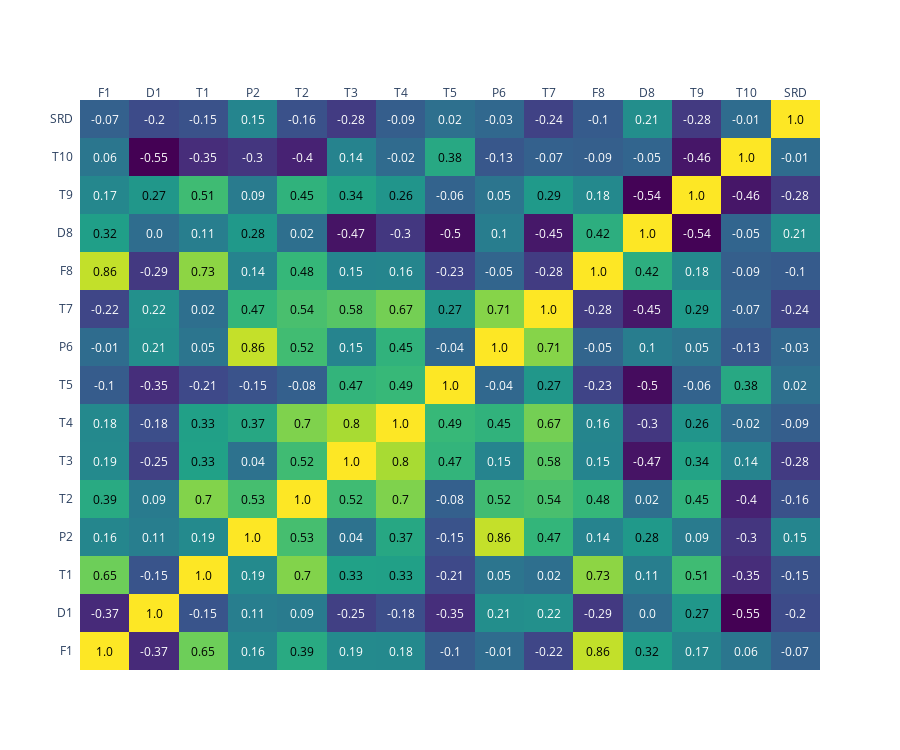

Source (notebook cell):
### Code cell
srd_df = new_df.drop(["P3", "P4", "P10", "T8"], axis=1)
srd_df["SRD"] = 3.6 * srd_df["U7"] / srd_df["F10"]
srd_df = srd_df.drop(["U7", "F10"], axis=1)

if not os.path.exists("../data/processed/SRD_Lysekil.pkl"):
    srd_df.to_pickle("../data/processed/SRD_Lysekil.pkl")

pearson = srd_df.iloc[:, 1:].corr(method="pearson")
visualize.make_heatmap(pearson)

### Figure 1 — Plotly figure (JSON) as saved in the notebook; plotly's stock layout.template omitted (floating-point values rounded to 4 significant figures; data arrays with more than 128 entries replaced by an {"elided": "..."} marker saying what was removed)
{"data": [{"colorscale": [[0, "#440154"], [0.1111, "#482878"], [0.2222, "#3e4989"], [0.3333, "#31688e"], [0.4444, "#26828e"], [0.5556, "#1f9e89"], [0.6667, "#35b779"], [0.7778, "#6ece58"], [0.8889, "#b5de2b"], [1, "#fde725"]], "reversescale": false, "showscale": false, "type": "heatmap", "x": ["F1", "D1", "T1", "P2", "T2", "T3", "T4", "T5", "P6", "T7", "F8", "D8", "T9", "T10", "SRD"], "y": ["F1", "D1", "T1", "P2", "T2", "T3", "T4", "T5", "P6", "T7", "F8", "D8", "T9", "T10", "SRD"], "z": {"elided": "15x15 float values"}}], "layout": {"annotations": [{"font": {"color": "#000000"}, "showarrow": false, "text": "1.0", "x": "F1", "xref": "x", "y": "F1", "yref": "y"}, {"font": {"color": "#FFFFFF"}, "showarrow": false, "text": "-0.37", "x": "D1", "xref": "x", "y": "F1", "yref": "y"}, {"font": {"color": "#000000"}, "showarrow": false, "text": "0.65", "x": "T1", "xref": "x", "y": "F1", "yref": "y"}, {"font": {"color": "#FFFFFF"}, "showarrow": false, "text": "0.16", "x": "P2", "xref": "x", "y": "F1", "yref": "y"}, {"font": {"color": "#000000"}, "showarrow": false, "text": "0.39", "x": "T2", "xref": "x", "y": "F1", "yref": "y"}, {"font": {"color": "#FFFFFF"}, "showarrow": false, "text": "0.19", "x": "T3", "xref": "x", "y": "F1", "yref": "y"}, {"font": {"color": "#FFFFFF"}, "showarrow": false, "text": "0.18", "x": "T4", "xref": "x", "y": "F1", "yref": "y"}, {"font": {"color": "#FFFFFF"}, "showarrow": false, "text": "-0.1", "x": "T5", "xref": "x", "y": "F1", "yref": "y"}, {"font": {"color": "#FFFFFF"}, "showarrow": false, "text": "-0.01", "x": "P6", "xref": "x", "y": "F1", "yref": "y"}, {"font": {"color": "#FFFFFF"}, "showarrow": false, "text": "-0.22", "x": "T7", "xref": "x", "y": "F1", "yref": "y"}, {"font": {"color": "#000000"}, "showarrow": false, "text": "0.86", "x": "F8", "xref": "x", "y": "F1", "yref": "y"}, {"font": {"color": "#000000"}, "showarrow": false, "text": "0.32", "x": "D8", "xref": "x", "y": "F1", "yref": "y"}, {"font": {"color": "#FFFFFF"}, "showarrow": false, "text": "0.17", "x": "T9", "xref": "x", "y": "F1", "yref": "y"}, {"font": {"color": "#FFFFFF"}, "showarrow": false, "text": "0.06", "x": "T10", "xref": "x", "y": "F1", "yref": "y"}, {"font": {"color": "#FFFFFF"}, "showarrow": false, "text": "-0.07", "x": "SRD", "xref": "x", "y": "F1", "yref": "y"}, {"font": {"color": "#FFFFFF"}, "showarrow": false, "text": "-0.37", "x": "F1", "xref": "x", "y": "D1", "yref": "y"}, {"font": {"color": "#000000"}, "showarrow": false, "text": "1.0", "x": "D1", "xref": "x", "y": "D1", "yref": "y"}, {"font": {"color": "#FFFFFF"}, "showarrow": false, "text": "-0.15", "x": "T1", "xref": "x", "y": "D1", "yref": "y"}, {"font": {"color": "#FFFFFF"}, "showarrow": false, "text": "0.11", "x": "P2", "xref": "x", "y": "D1", "yref": "y"}, {"font": {"color": "#FFFFFF"}, "showarrow": false, "text": "0.09", "x": "T2", "xref": "x", "y": "D1", "yref": "y"}, {"font": {"color": "#FFFFFF"}, "showarrow": false, "text": "-0.25", "x": "T3", "xref": "x", "y": "D1", "yref": "y"}, {"font": {"color": "#FFFFFF"}, "showarrow": false, "text": "-0.18", "x": "T4", "xref": "x", "y": "D1", "yref": "y"}, {"font": {"color": "#FFFFFF"}, "showarrow": false, "text": "-0.35", "x": "T5", "xref": "x", "y": "D1", "yref": "y"}, {"font": {"color": "#FFFFFF"}, "showarrow": false, "text": "0.21", "x": "P6", "xref": "x", "y": "D1", "yref": "y"}, {"font": {"color": "#FFFFFF"}, "showarrow": false, "text": "0.22", "x": "T7", "xref": "x", "y": "D1", "yref": "y"}, {"font": {"color": "#FFFFFF"}, "showarrow": false, "text": "-0.29", "x": "F8", "xref": "x", "y": "D1", "yref": "y"}, {"font": {"color": "#FFFFFF"}, "showarrow": false, "text": "0.0", "x": "D8", "xref": "x", "y": "D1", "yref": "y"}, {"font": {"color": "#000000"}, "showarrow": false, "text": "0.27", "x": "T9", "xref": "x", "y": "D1", "yref": "y"}, {"font": {"color": "#FFFFFF"}, "showarrow": false, "text": "-0.55", "x": "T10", "xref": "x", "y": "D1", "yref": "y"}, {"font": {"color": "#FFFFFF"}, "showarrow": false, "text": "-0.2", "x": "SRD", "xref": "x", "y": "D1", "yref": "y"}, {"font": {"color": "#000000"}, "showarrow": false, "text": "0.65", "x": "F1", "xref": "x", "y": "T1", "yref": "y"}, {"font": {"color": "#FFFFFF"}, "showarrow": false, "text": "-0.15", "x": "D1", "xref": "x", "y": "T1", "yref": "y"}, {"font": {"color": "#000000"}, "showarrow": false, "text": "1.0", "x": "T1", "xref": "x", "y": "T1", "yref": "y"}, {"font": {"color": "#FFFFFF"}, "showarrow": false, "text": "0.19", "x": "P2", "xref": "x", "y": "T1", "yref": "y"}, {"font": {"color": "#000000"}, "showarrow": false, "text": "0.7", "x": "T2", "xref": "x", "y": "T1", "yref": "y"}, {"font": {"color": "#000000"}, "showarrow": false, "text": "0.33", "x": "T3", "xref": "x", "y": "T1", "yref": "y"}, {"font": {"color": "#000000"}, "showarrow": false, "text": "0.33", "x": "T4", "xref": "x", "y": "T1", "yref": "y"}, {"font": {"color": "#FFFFFF"}, "showarrow": false, "text": "-0.21", "x": "T5", "xref": "x", "y": "T1", "yref": "y"}, {"font": {"color": "#FFFFFF"}, "showarrow": false, "text": "0.05", "x": "P6", "xref": "x", "y": "T1", "yref": "y"}, {"font": {"color": "#FFFFFF"}, "showarrow": false, "text": "0.02", "x": "T7", "xref": "x", "y": "T1", "yref": "y"}, {"font": {"color": "#000000"}, "showarrow": false, "text": "0.73", "x": "F8", "xref": "x", "y": "T1", "yref": "y"}, {"font": {"color": "#FFFFFF"}, "showarrow": false, "text": "0.11", "x": "D8", "xref": "x", "y": "T1", "yref": "y"}, {"font": {"color": "#000000"}, "showarrow": false, "text": "0.51", "x": "T9", "xref": "x", "y": "T1", "yref": "y"}, {"font": {"color": "#FFFFFF"}, "showarrow": false, "text": "-0.35", "x": "T10", "xref": "x", "y": "T1", "yref": "y"}, {"font": {"color": "#FFFFFF"}, "showarrow": false, "text": "-0.15", "x": "SRD", "xref": "x", "y": "T1", "yref": "y"}, {"font": {"color": "#FFFFFF"}, "showarrow": false, "text": "0.16", "x": "F1", "xref": "x", "y": "P2", "yref": "y"}, {"font": {"color": "#FFFFFF"}, "showarrow": false, "text": "0.11", "x": "D1", "xref": "x", "y": "P2", "yref": "y"}, {"font": {"color": "#FFFFFF"}, "showarrow": false, "text": "0.19", "x": "T1", "xref": "x", "y": "P2", "yref": "y"}, {"font": {"color": "#000000"}, "showarrow": false, "text": "1.0", "x": "P2", "xref": "x", "y": "P2", "yref": "y"}, {"font": {"color": "#000000"}, "showarrow": false, "text": "0.53", "x": "T2", "xref": "x", "y": "P2", "yref": "y"}, {"font": {"color": "#FFFFFF"}, "showarrow": false, "text": "0.04", "x": "T3", "xref": "x", "y": "P2", "yref": "y"}, {"font": {"color": "#000000"}, "showarrow": false, "text": "0.37", "x": "T4", "xref": "x", "y": "P2", "yref": "y"}, {"font": {"color": "#FFFFFF"}, "showarrow": false, "text": "-0.15", "x": "T5", "xref": "x", "y": "P2", "yref": "y"}, {"font": {"color": "#000000"}, "showarrow": false, "text": "0.86", "x": "P6", "xref": "x", "y": "P2", "yref": "y"}, {"font": {"color": "#000000"}, "showarrow": false, "text": "0.47", "x": "T7", "xref": "x", "y": "P2", "yref": "y"}, {"font": {"color": "#FFFFFF"}, "showarrow": false, "text": "0.14", "x": "F8", "xref": "x", "y": "P2", "yref": "y"}, {"font": {"color": "#000000"}, "showarrow": false, "text": "0.28", "x": "D8", "xref": "x", "y": "P2", "yref": "y"}, {"font": {"color": "#FFFFFF"}, "showarrow": false, "text": "0.09", "x": "T9", "xref": "x", "y": "P2", "yref": "y"}, {"font": {"color": "#FFFFFF"}, "showarrow": false, "text": "-0.3", "x": "T10", "xref": "x", "y": "P2", "yref": "y"}, {"font": {"color": "#FFFFFF"}, "showarrow": false, "text": "0.15", "x": "SRD", "xref": "x", "y": "P2", "yref": "y"}, {"font": {"color": "#000000"}, "showarrow": false, "text": "0.39", "x": "F1", "xref": "x", "y": "T2", "yref": "y"}, {"font": {"color": "#FFFFFF"}, "showarrow": false, "text": "0.09", "x": "D1", "xref": "x", "y": "T2", "yref": "y"}, {"font": {"color": "#000000"}, "showarrow": false, "text": "0.7", "x": "T1", "xref": "x", "y": "T2", "yref": "y"}, {"font": {"color": "#000000"}, "showarrow": false, "text": "0.53", "x": "P2", "xref": "x", "y": "T2", "yref": "y"}, {"font": {"color": "#000000"}, "showarrow": false, "text": "1.0", "x": "T2", "xref": "x", "y": "T2", "yref": "y"}, {"font": {"color": "#000000"}, "showarrow": false, "text": "0.52", "x": "T3", "xref": "x", "y": "T2", "yref": "y"}, {"font": {"color": "#000000"}, "showarrow": false, "text": "0.7", "x": "T4", "xref": "x", "y": "T2", "yref": "y"}, {"font": {"color": "#FFFFFF"}, "showarrow": false, "text": "-0.08", "x": "T5", "xref": "x", "y": "T2", "yref": "y"}, {"font": {"color": "#000000"}, "showarrow": false, "text": "0.52", "x": "P6", "xref": "x", "y": "T2", "yref": "y"}, {"font": {"color": "#000000"}, "showarrow": false, "text": "0.54", "x": "T7", "xref": "x", "y": "T2", "yref": "y"}, {"font": {"color": "#000000"}, "showarrow": false, "text": "0.48", "x": "F8", "xref": "x", "y": "T2", "yref": "y"}, {"font": {"color": "#FFFFFF"}, "showarrow": false, "text": "0.02", "x": "D8", "xref": "x", "y": "T2", "yref": "y"}, {"font": {"color": "#000000"}, "showarrow": false, "text": "0.45", "x": "T9", "xref": "x", "y": "T2", "yref": "y"}, {"font": {"color": "#FFFFFF"}, "showarrow": false, "text": "-0.4", "x": "T10", "xref": "x", "y": "T2", "yref": "y"}, {"font": {"color": "#FFFFFF"}, "showarrow": false, "text": "-0.16", "x": "SRD", "xref": "x", "y": "T2", "yref": "y"}, {"font": {"color": "#FFFFFF"}, "showarrow": false, "text": "0.19", "x": "F1", "xref": "x", "y": "T3", "yref": "y"}, {"font": {"color": "#FFFFFF"}, "showarrow": false, "text": "-0.25", "x": "D1", "xref": "x", "y": "T3", "yref": "y"}, {"font": {"color": "#000000"}, "showarrow": false, "text": "0.33", "x": "T1", "xref": "x", "y": "T3", "yref": "y"}, {"font": {"color": "#FFFFFF"}, "showarrow": false, "text": "0.04", "x": "P2", "xref": "x", "y": "T3", "yref": "y"}, {"font": {"color": "#000000"}, "showarrow": false, "text": "0.52", "x": "T2", "xref": "x", "y": "T3", "yref": "y"}, {"font": {"color": "#000000"}, "showarrow": false, "text": "1.0", "x": "T3", "xref": "x", "y": "T3", "yref": "y"}, {"font": {"color": "#000000"}, "showarrow": false, "text": "0.8", "x": "T4", "xref": "x", "y": "T3", "yref": "y"}, {"font": {"color": "#000000"}, "showarrow": false, "text": "0.47", "x": "T5", "xref": "x", "y": "T3", "yref": "y"}, {"font": {"color": "#FFFFFF"}, "showarrow": false, "text": "0.15", "x": "P6", "xref": "x", "y": "T3", "yref": "y"}, {"font": {"color": "#000000"}, "showarrow": false, "text": "0.58", "x": "T7", "xref": "x", "y": "T3", "yref": "y"}, {"font": {"color": "#FFFFFF"}, "showarrow": false, "text": "0.15", "x": "F8", "xref": "x", "y": "T3", "yref": "y"}, {"font": {"color": "#FFFFFF"}, "showarrow": false, "text": "-0.47", "x": "D8", "xref": "x", "y": "T3", "yref": "y"}, {"font": {"color": "#000000"}, "showarrow": false, "text": "0.34", "x": "T9", "xref": "x", "y": "T3", "yref": "y"}, {"font": {"color": "#FFFFFF"}, "showarrow": false, "text": "0.14", "x": "T10", "xref": "x", "y": "T3", "yref": "y"}, {"font": {"color": "#FFFFFF"}, "showarrow": false, "text": "-0.28", "x": "SRD", "xref": "x", "y": "T3", "yref": "y"}, {"font": {"color": "#FFFFFF"}, "showarrow": false, "text": "0.18", "x": "F1", "xref": "x", "y": "T4", "yref": "y"}, {"font": {"color": "#FFFFFF"}, "showarrow": false, "text": "-0.18", "x": "D1", "xref": "x", "y": "T4", "yref": "y"}, {"font": {"color": "#000000"}, "showarrow": false, "text": "0.33", "x": "T1", "xref": "x", "y": "T4", "yref": "y"}, {"font": {"color": "#000000"}, "showarrow": false, "text": "0.37", "x": "P2", "xref": "x", "y": "T4", "yref": "y"}, {"font": {"color": "#000000"}, "showarrow": false, "text": "0.7", "x": "T2", "xref": "x", "y": "T4", "yref": "y"}, {"font": {"color": "#000000"}, "showarrow": false, "text": "0.8", "x": "T3", "xref": "x", "y": "T4", "yref": "y"}, {"font": {"color": "#000000"}, "showarrow": false, "text": "1.0", "x": "T4", "xref": "x", "y": "T4", "yref": "y"}, {"font": {"color": "#000000"}, "showarrow": false, "text": "0.49", "x": "T5", "xref": "x", "y": "T4", "yref": "y"}, {"font": {"color": "#000000"}, "showarrow": false, "text": "0.45", "x": "P6", "xref": "x", "y": "T4", "yref": "y"}, {"font": {"color": "#000000"}, "showarrow": false, "text": "0.67", "x": "T7", "xref": "x", "y": "T4", "yref": "y"}, {"font": {"color": "#FFFFFF"}, "showarrow": false, "text": "0.16", "x": "F8", "xref": "x", "y": "T4", "yref": "y"}, {"font": {"color": "#FFFFFF"}, "showarrow": false, "text": "-0.3", "x": "D8", "xref": "x", "y": "T4", "yref": "y"}, {"font": {"color": "#000000"}, "showarrow": false, "text": "0.26", "x": "T9", "xref": "x", "y": "T4", "yref": "y"}, {"font": {"color": "#FFFFFF"}, "showarrow": false, "text": "-0.02", "x": "T10", "xref": "x", "y": "T4", "yref": "y"}, {"font": {"color": "#FFFFFF"}, "showarrow": false, "text": "-0.09", "x": "SRD", "xref": "x", "y": "T4", "yref": "y"}, {"font": {"color": "#FFFFFF"}, "showarrow": false, "text": "-0.1", "x": "F1", "xref": "x", "y": "T5", "yref": "y"}, {"font": {"color": "#FFFFFF"}, "showarrow": false, "text": "-0.35", "x": "D1", "xref": "x", "y": "T5", "yref": "y"}, {"font": {"color": "#FFFFFF"}, "showarrow": false, "text": "-0.21", "x": "T1", "xref": "x", "y": "T5", "yref": "y"}, {"font": {"color": "#FFFFFF"}, "showarrow": false, "text": "-0.15", "x": "P2", "xref": "x", "y": "T5", "yref": "y"}, {"font": {"color": "#FFFFFF"}, "showarrow": false, "text": "-0.08", "x": "T2", "xref": "x", "y": "T5", "yref": "y"}, {"font": {"color": "#000000"}, "showarrow": false, "text": "0.47", "x": "T3", "xref": "x", "y": "T5", "yref": "y"}, {"font": {"color": "#000000"}, "showarrow": false, "text": "0.49", "x": "T4", "xref": "x", "y": "T5", "yref": "y"}, {"font": {"color": "#000000"}, "showarrow": false, "text": "1.0", "x": "T5", "xref": "x", "y": "T5", "yref": "y"}, {"font": {"color": "#FFFFFF"}, "showarrow": false, "text": "-0.04", "x": "P6", "xref": "x", "y": "T5", "yref": "y"}, {"font": {"color": "#000000"}, "showarrow": false, "text": "0.27", "x": "T7", "xref": "x", "y": "T5", "yref": "y"}, {"font": {"color": "#FFFFFF"}, "showarrow": false, "text": "-0.23", "x": "F8", "xref": "x", "y": "T5", "yref": "y"}, {"font": {"color": "#FFFFFF"}, "showarrow": false, "text": "-0.5", "x": "D8", "xref": "x", "y": "T5", "yref": "y"}, {"font": {"color": "#FFFFFF"}, "showarrow": false, "text": "-0.06", "x": "T9", "xref": "x", "y": "T5", "yref": "y"}, {"font": {"color": "#000000"}, "showarrow": false, "text": "0.38", "x": "T10", "xref": "x", "y": "T5", "yref": "y"}, {"font": {"color": "#FFFFFF"}, "showarrow": false, "text": "0.02", "x": "SRD", "xref": "x", "y": "T5", "yref": "y"}, {"font": {"color": "#FFFFFF"}, "showarrow": false, "text": "-0.01", "x": "F1", "xref": "x", "y": "P6", "yref": "y"}, {"font": {"color": "#FFFFFF"}, "showarrow": false, "text": "0.21", "x": "D1", "xref": "x", "y": "P6", "yref": "y"}, {"font": {"color": "#FFFFFF"}, "showarrow": false, "text": "0.05", "x": "T1", "xref": "x", "y": "P6", "yref": "y"}, {"font": {"color": "#000000"}, "showarrow": false, "text": "0.86", "x": "P2", "xref": "x", "y": "P6", "yref": "y"}, {"font": {"color": "#000000"}, "showarrow": false, "text": "0.52", "x": "T2", "xref": "x", "y": "P6", "yref": "y"}, {"font": {"color": "#FFFFFF"}, "showarrow": false, "text": "0.15", "x": "T3", "xref": "x", "y": "P6", "yref": "y"}, {"font": {"color": "#000000"}, "showarrow": false, "text": "0.45", "x": "T4", "xref": "x", "y": "P6", "yref": "y"}, {"font": {"color": "#FFFFFF"}, "showarrow": false, "text": "-0.04", "x": "T5", "xref": "x", "y": "P6", "yref": "y"}, {"font": {"color": "#000000"}, "showarrow": false, "text": "1.0", "x": "P6", "xref": "x", "y": "P6", "yref": "y"}, {"font": {"color": "#000000"}, "showarrow": false, "text": "0.71", "x": "T7", "xref": "x", "y": "P6", "yref": "y"}, {"font": {"color": "#FFFFFF"}, "showarrow": false, "text": "-0.05", "x": "F8", "xref": "x", "y": "P6", "yref": "y"}, {"font": {"color": "#FFFFFF"}, "showarrow": false, "text": "0.1", "x": "D8", "xref": "x", "y": "P6", "yref": "y"}, {"font": {"color": "#FFFFFF"}, "showarrow": false, "text": "0.05", "x": "T9", "xref": "x", "y": "P6", "yref": "y"}, {"font": {"color": "#FFFFFF"}, "showarrow": false, "text": "-0.13", "x": "T10", "xref": "x", "y": "P6", "yref": "y"}, {"font": {"color": "#FFFFFF"}, "showarrow": false, "text": "-0.03", "x": "SRD", "xref": "x", "y": "P6", "yref": "y"}, {"font": {"color": "#FFFFFF"}, "showarrow": false, "text": "-0.22", "x": "F1", "xref": "x", "y": "T7", "yref": "y"}, {"font": {"color": "#FFFFFF"}, "showarrow": false, "text": "0.22", "x": "D1", "xref": "x", "y": "T7", "yref": "y"}, {"font": {"color": "#FFFFFF"}, "showarrow": false, "text": "0.02", "x": "T1", "xref": "x", "y": "T7", "yref": "y"}, {"font": {"color": "#000000"}, "showarrow": false, "text": "0.47", "x": "P2", "xref": "x", "y": "T7", "yref": "y"}, {"font": {"color": "#000000"}, "showarrow": false, "text": "0.54", "x": "T2", "xref": "x", "y": "T7", "yref": "y"}, {"font": {"color": "#000000"}, "showarrow": false, "text": "0.58", "x": "T3", "xref": "x", "y": "T7", "yref": "y"}, {"font": {"color": "#000000"}, "showarrow": false, "text": "0.67", "x": "T4", "xref": "x", "y": "T7", "yref": "y"}, {"font": {"color": "#000000"}, "showarrow": false, "text": "0.27", "x": "T5", "xref": "x", "y": "T7", "yref": "y"}, {"font": {"color": "#000000"}, "showarrow": false, "text": "0.71", "x": "P6", "xref": "x", "y": "T7", "yref": "y"}, {"font": {"color": "#000000"}, "showarrow": false, "text": "1.0", "x": "T7", "xref": "x", "y": "T7", "yref": "y"}, {"font": {"color": "#FFFFFF"}, "showarrow": false, "text": "-0.28", "x": "F8", "xref": "x", "y": "T7", "yref": "y"}, {"font": {"color": "#FFFFFF"}, "showarrow": false, "text": "-0.45", "x": "D8", "xref": "x", "y": "T7", "yref": "y"}, {"font": {"color": "#000000"}, "showarrow": false, "text": "0.29", "x": "T9", "xref": "x", "y": "T7", "yref": "y"}, {"font": {"color": "#FFFFFF"}, "showarrow": false, "text": "-0.07", "x": "T10", "xref": "x", "y": "T7", "yref": "y"}, {"font": {"color": "#FFFFFF"}, "showarrow": false, "text": "-0.24", "x": "SRD", "xref": "x", "y": "T7", "yref": "y"}, {"font": {"color": "#000000"}, "showarrow": false, "text": "0.86", "x": "F1", "xref": "x", "y": "F8", "yref": "y"}, {"font": {"color": "#FFFFFF"}, "showarrow": false, "text": "-0.29", "x": "D1", "xref": "x", "y": "F8", "yref": "y"}, {"font": {"color": "#000000"}, "showarrow": false, "text": "0.73", "x": "T1", "xref": "x", "y": "F8", "yref": "y"}, {"font": {"color": "#FFFFFF"}, "showarrow": false, "text": "0.14", "x": "P2", "xref": "x", "y": "F8", "yref": "y"}, {"font": {"color": "#000000"}, "showarrow": false, "text": "0.48", "x": "T2", "xref": "x", "y": "F8", "yref": "y"}, {"font": {"color": "#FFFFFF"}, "showarrow": false, "text": "0.15", "x": "T3", "xref": "x", "y": "F8", "yref": "y"}, {"font": {"color": "#FFFFFF"}, "showarrow": false, "text": "0.16", "x": "T4", "xref": "x", "y": "F8", "yref": "y"}, {"font": {"color": "#FFFFFF"}, "showarrow": false, "text": "-0.23", "x": "T5", "xref": "x", "y": "F8", "yref": "y"}, {"font": {"color": "#FFFFFF"}, "showarrow": false, "text": "-0.05", "x": "P6", "xref": "x", "y": "F8", "yref": "y"}, {"font": {"color": "#FFFFFF"}, "showarrow": false, "text": "-0.28", "x": "T7", "xref": "x", "y": "F8", "yref": "y"}, {"font": {"color": "#000000"}, "showarrow": false, "text": "1.0", "x": "F8", "xref": "x", "y": "F8", "yref": "y"}, {"font": {"color": "#000000"}, "showarrow": false, "text": "0.42", "x": "D8", "xref": "x", "y": "F8", "yref": "y"}, {"font": {"color": "#FFFFFF"}, "showarrow": false, "text": "0.18", "x": "T9", "xref": "x", "y": "F8", "yref": "y"}, {"font": {"color": "#FFFFFF"}, "showarrow": false, "text": "-0.09", "x": "T10", "xref": "x", "y": "F8", "yref": "y"}, {"font": {"color": "#FFFFFF"}, "showarrow": false, "text": "-0.1", "x": "SRD", "xref": "x", "y": "F8", "yref": "y"}, {"font": {"color": "#000000"}, "showarrow": false, "text": "0.32", "x": "F1", "xref": "x", "y": "D8", "yref": "y"}, {"font": {"color": "#FFFFFF"}, "showarrow": false, "text": "0.0", "x": "D1", "xref": "x", "y": "D8", "yref": "y"}, {"font": {"color": "#FFFFFF"}, "showarrow": false, "text": "0.11", "x": "T1", "xref": "x", "y": "D8", "yref": "y"}, {"font": {"color": "#000000"}, "showarrow": false, "text": "0.28", "x": "P2", "xref": "x", "y": "D8", "yref": "y"}, {"font": {"color": "#FFFFFF"}, "showarrow": false, "text": "0.02", "x": "T2", "xref": "x", "y": "D8", "yref": "y"}, {"font": {"color": "#FFFFFF"}, "showarrow": false, "text": "-0.47", "x": "T3", "xref": "x", "y": "D8", "yref": "y"}, {"font": {"color": "#FFFFFF"}, "showarrow": false, "text": "-0.3", "x": "T4", "xref": "x", "y": "D8", "yref": "y"}, {"font": {"color": "#FFFFFF"}, "showarrow": false, "text": "-0.5", "x": "T5", "xref": "x", "y": "D8", "yref": "y"}, {"font": {"color": "#FFFFFF"}, "showarrow": false, "text": "0.1", "x": "P6", "xref": "x", "y": "D8", "yref": "y"}, {"font": {"color": "#FFFFFF"}, "showarrow": false, "text": "-0.45", "x": "T7", "xref": "x", "y": "D8", "yref": "y"}, {"font": {"color": "#000000"}, "showarrow": false, "text": "0.42", "x": "F8", "xref": "x", "y": "D8", "yref": "y"}, {"font": {"color": "#000000"}, "showarrow": false, "text": "1.0", "x": "D8", "xref": "x", "y": "D8", "yref": "y"}, {"font": {"color": "#FFFFFF"}, "showarrow": false, "text": "-0.54", "x": "T9", "xref": "x", "y": "D8", "yref": "y"}, {"font": {"color": "#FFFFFF"}, "showarrow": false, "text": "-0.05", "x": "T10", "xref": "x", "y": "D8", "yref": "y"}, {"font": {"color": "#FFFFFF"}, "showarrow": false, "text": "0.21", "x": "SRD", "xref": "x", "y": "D8", "yref": "y"}, {"font": {"color": "#FFFFFF"}, "showarrow": false, "text": "0.17", "x": "F1", "xref": "x", "y": "T9", "yref": "y"}, {"font": {"color": "#000000"}, "showarrow": false, "text": "0.27", "x": "D1", "xref": "x", "y": "T9", "yref": "y"}, {"font": {"color": "#000000"}, "showarrow": false, "text": "0.51", "x": "T1", "xref": "x", "y": "T9", "yref": "y"}, {"font": {"color": "#FFFFFF"}, "showarrow": false, "text": "0.09", "x": "P2", "xref": "x", "y": "T9", "yref": "y"}, {"font": {"color": "#000000"}, "showarrow": false, "text": "0.45", "x": "T2", "xref": "x", "y": "T9", "yref": "y"}, {"font": {"color": "#000000"}, "showarrow": false, "text": "0.34", "x": "T3", "xref": "x", "y": "T9", "yref": "y"}, {"font": {"color": "#000000"}, "showarrow": false, "text": "0.26", "x": "T4", "xref": "x", "y": "T9", "yref": "y"}, {"font": {"color": "#FFFFFF"}, "showarrow": false, "text": "-0.06", "x": "T5", "xref": "x", "y": "T9", "yref": "y"}, {"font": {"color": "#FFFFFF"}, "showarrow": false, "text": "0.05", "x": "P6", "xref": "x", "y": "T9", "yref": "y"}, {"font": {"color": "#000000"}, "showarrow": false, "text": "0.29", "x": "T7", "xref": "x", "y": "T9", "yref": "y"}, {"font": {"color": "#FFFFFF"}, "showarrow": false, "text": "0.18", "x": "F8", "xref": "x", "y": "T9", "yref": "y"}, {"font": {"color": "#FFFFFF"}, "showarrow": false, "text": "-0.54", "x": "D8", "xref": "x", "y": "T9", "yref": "y"}, {"font": {"color": "#000000"}, "showarrow": false, "text": "1.0", "x": "T9", "xref": "x", "y": "T9", "yref": "y"}, {"font": {"color": "#FFFFFF"}, "showarrow": false, "text": "-0.46", "x": "T10", "xref": "x", "y": "T9", "yref": "y"}, {"font": {"color": "#FFFFFF"}, "showarrow": false, "text": "-0.28", "x": "SRD", "xref": "x", "y": "T9", "yref": "y"}, {"font": {"color": "#FFFFFF"}, "showarrow": false, "text": "0.06", "x": "F1", "xref": "x", "y": "T10", "yref": "y"}, {"font": {"color": "#FFFFFF"}, "showarrow": false, "text": "-0.55", "x": "D1", "xref": "x", "y": "T10", "yref": "y"}, {"font": {"color": "#FFFFFF"}, "showarrow": false, "text": "-0.35", "x": "T1", "xref": "x", "y": "T10", "yref": "y"}, {"font": {"color": "#FFFFFF"}, "showarrow": false, "text": "-0.3", "x": "P2", "xref": "x", "y": "T10", "yref": "y"}, {"font": {"color": "#FFFFFF"}, "showarrow": false, "text": "-0.4", "x": "T2", "xref": "x", "y": "T10", "yref": "y"}, {"font": {"color": "#FFFFFF"}, "showarrow": false, "text": "0.14", "x": "T3", "xref": "x", "y": "T10", "yref": "y"}, {"font": {"color": "#FFFFFF"}, "showarrow": false, "text": "-0.02", "x": "T4", "xref": "x", "y": "T10", "yref": "y"}, {"font": {"color": "#000000"}, "showarrow": false, "text": "0.38", "x": "T5", "xref": "x", "y": "T10", "yref": "y"}, {"font": {"color": "#FFFFFF"}, "showarrow": false, "text": "-0.13", "x": "P6", "xref": "x", "y": "T10", "yref": "y"}, {"font": {"color": "#FFFFFF"}, "showarrow": false, "text": "-0.07", "x": "T7", "xref": "x", "y": "T10", "yref": "y"}, {"font": {"color": "#FFFFFF"}, "showarrow": false, "text": "-0.09", "x": "F8", "xref": "x", "y": "T10", "yref": "y"}, {"font": {"color": "#FFFFFF"}, "showarrow": false, "text": "-0.05", "x": "D8", "xref": "x", "y": "T10", "yref": "y"}, {"font": {"color": "#FFFFFF"}, "showarrow": false, "text": "-0.46", "x": "T9", "xref": "x", "y": "T10", "yref": "y"}, {"font": {"color": "#000000"}, "showarrow": false, "text": "1.0", "x": "T10", "xref": "x", "y": "T10", "yref": "y"}, {"font": {"color": "#FFFFFF"}, "showarrow": false, "text": "-0.01", "x": "SRD", "xref": "x", "y": "T10", "yref": "y"}, {"font": {"color": "#FFFFFF"}, "showarrow": false, "text": "-0.07", "x": "F1", "xref": "x", "y": "SRD", "yref": "y"}, {"font": {"color": "#FFFFFF"}, "showarrow": false, "text": "-0.2", "x": "D1", "xref": "x", "y": "SRD", "yref": "y"}, {"font": {"color": "#FFFFFF"}, "showarrow": false, "text": "-0.15", "x": "T1", "xref": "x", "y": "SRD", "yref": "y"}, {"font": {"color": "#FFFFFF"}, "showarrow": false, "text": "0.15", "x": "P2", "xref": "x", "y": "SRD", "yref": "y"}, {"font": {"color": "#FFFFFF"}, "showarrow": false, "text": "-0.16", "x": "T2", "xref": "x", "y": "SRD", "yref": "y"}, {"font": {"color": "#FFFFFF"}, "showarrow": false, "text": "-0.28", "x": "T3", "xref": "x", "y": "SRD", "yref": "y"}, {"font": {"color": "#FFFFFF"}, "showarrow": false, "text": "-0.09", "x": "T4", "xref": "x", "y": "SRD", "yref": "y"}, {"font": {"color": "#FFFFFF"}, "showarrow": false, "text": "0.02", "x": "T5", "xref": "x", "y": "SRD", "yref": "y"}, {"font": {"color": "#FFFFFF"}, "showarrow": false, "text": "-0.03", "x": "P6", "xref": "x", "y": "SRD", "yref": "y"}, {"font": {"color": "#FFFFFF"}, "showarrow": false, "text": "-0.24", "x": "T7", "xref": "x", "y": "SRD", "yref": "y"}, {"font": {"color": "#FFFFFF"}, "showarrow": false, "text": "-0.1", "x": "F8", "xref": "x", "y": "SRD", "yref": "y"}, {"font": {"color": "#FFFFFF"}, "showarrow": false, "text": "0.21", "x": "D8", "xref": "x", "y": "SRD", "yref": "y"}, {"font": {"color": "#FFFFFF"}, "showarrow": false, "text": "-0.28", "x": "T9", "xref": "x", "y": "SRD", "yref": "y"}, {"font": {"color": "#FFFFFF"}, "showarrow": false, "text": "-0.01", "x": "T10", "xref": "x", "y": "SRD", "yref": "y"}, {"font": {"color": "#000000"}, "showarrow": false, "text": "1.0", "x": "SRD", "xref": "x", "y": "SRD", "yref": "y"}], "height": 750, "xaxis": {"dtick": 1, "gridcolor": "rgb(0, 0, 0)", "side": "top", "ticks": ""}, "yaxis": {"dtick": 1, "ticks": "", "ticksuffix": "  "}}}
